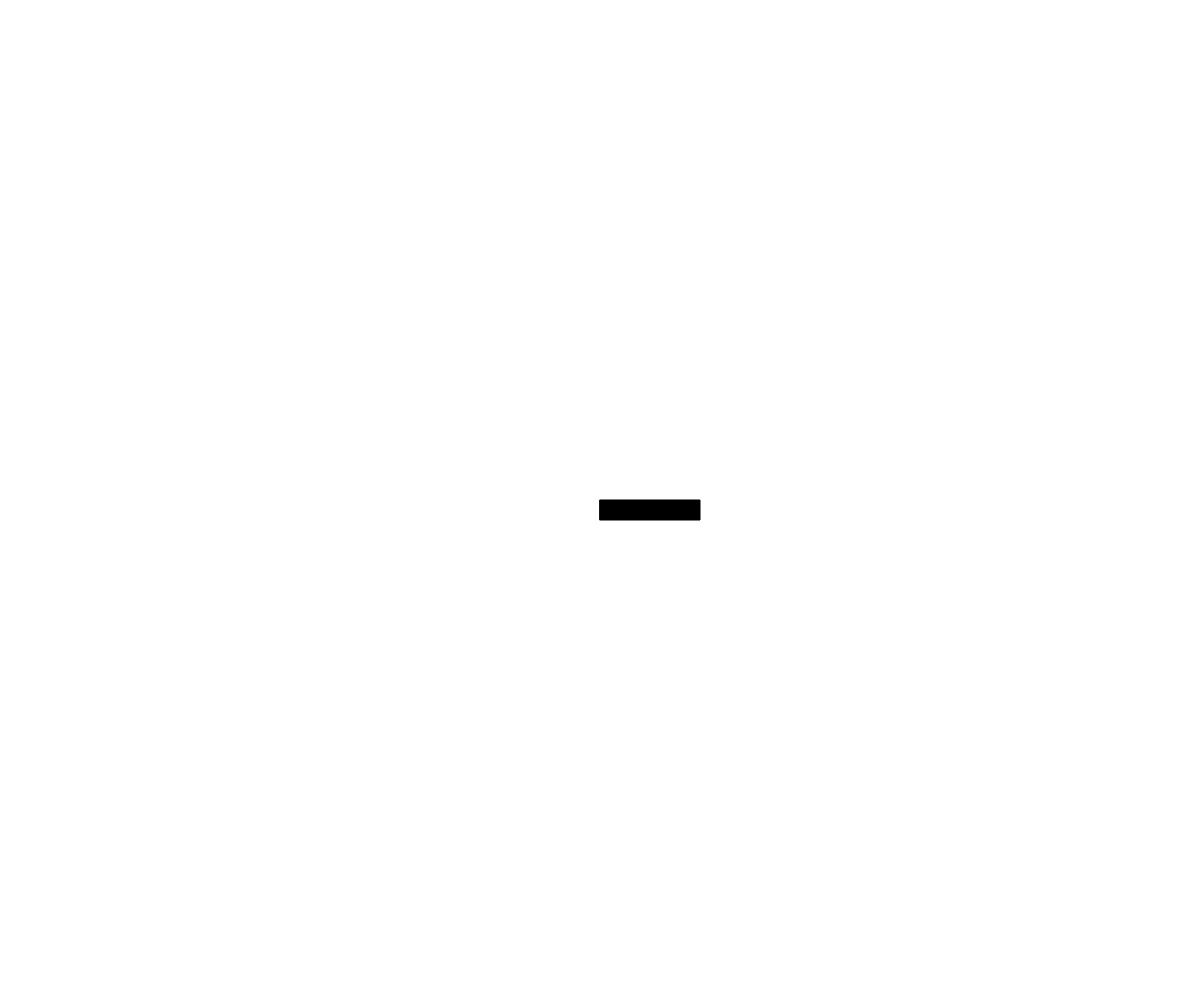
Frame 1 (no input)
Frame 60 (no input): identical to frame 1, image omitted
Frame 120 (the mouse pressed at the canvas centre since frame 60): identical to frame 1, image omitted

The p5.js sketch that drew this single still picture (run headless with seeded random() and noise() and a simulated clock; from frame 60 on, the mouse is pressed at the canvas centre):

// p5.js sketch
// ── sketch.js
// Ship with Bullets
//  Demonstrating Objects within Objects
// Dan Schellenberg
// Nov 22, 2018

class Bullet {
  constructor(x, y, dx, dy) {
    this.x = x;
    this.y = y;
    this.dx = dx;
    this.dy = dy;
    this.radius = 5;
    this.offScreen = false;
  }

  update() {
    this.x += this.dx;
    this.y += this.dy;
    if (this.x >= width + this.radius || this.x <= 0 - this.radius || this.y >= height + this.radius || this.y <= 0 - this.radius) {
      this.offScreen = true;
    }
  }

  display() {
    fill(0);
    ellipse(this.x, this.y, this.radius, this.radius);
  }
}

class Ship {
  constructor(x, y) {
    this.x = x;
    this.y = y;
    this.dx = 5;
    this.dy = 5;
    this.w = 100;
    this.h = 20;
    this.bulletArray = [];
    this.isMovingUp = false;
    this.isMovingDown = false;
    this.isMovingRight = false;
    this.isMovingLeft = false;
  }

  handleKeyPress() {
    if (key === "w") {
      this.isMovingUp = true;
    }
    if (key === "s") {
      this.isMovingDown = true;
    }
    if (key === "a") {
      this.isMovingLeft = true;
    }
    if (key === "d") {
      this.isMovingRight = true;
    }

    if (key === " ") {
      //fire photons!!!
      let someBullet = new Bullet(this.x + this.w/2, this.y, 0, -10);
      this.bulletArray.push(someBullet);
    } 
  }

  handleKeyRelease() {
    if (key === "w") {
      this.isMovingUp = false;
    }
    if (key === "s") {
      this.isMovingDown = false;
    }
    if (key === "a") {
      this.isMovingLeft = false;
    }
    if (key === "d") {
      this.isMovingRight = false;
    }
  }

  update() {
    //move ship
    if (this.isMovingDown) {
      this.y += this.dy;
    }
    if (this.isMovingUp) {
      this.y -= this.dy;
    }
    if (this.isMovingRight) {
      this.x += this.dx;
    }
    if (this.isMovingLeft) {
      this.x -= this.dx;
    }

    //show bullets
    for (let i = this.bulletArray.length - 1; i >= 0; i--) {
      this.bulletArray[i].update();
      this.bulletArray[i].display();
      if (this.bulletArray[i].offScreen) {
        this.bulletArray.splice(i, 1);
      }
    }
  }

  display() {
    fill(0);
    rect(this.x, this.y, this.w, this.h); 
  }

}

let enterprise;

function setup() {
  createCanvas(windowWidth, windowHeight);
  enterprise = new Ship(width / 2, height / 2);
}

function draw() {
  background(255);
  enterprise.update();
  enterprise.display();
}

function keyPressed() {
  enterprise.handleKeyPress();
}

function keyReleased() {
  enterprise.handleKeyRelease();
}
